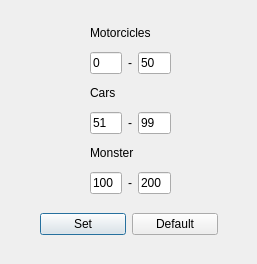
<?xml version="1.0" encoding="UTF-8"?>
<ui version="4.0">
 <class>CatParam</class>
 <widget class="QDialog" name="CatParam">
  <property name="geometry">
   <rect>
    <x>0</x>
    <y>0</y>
    <width>257</width>
    <height>264</height>
   </rect>
  </property>
  <property name="windowTitle">
   <string>Set Parameters</string>
  </property>
  <widget class="QWidget" name="layoutWidget">
   <property name="geometry">
    <rect>
     <x>40</x>
     <y>210</y>
     <width>178</width>
     <height>29</height>
    </rect>
   </property>
   <layout class="QHBoxLayout" name="horizontalLayout_5">
    <item>
     <widget class="QPushButton" name="btnSet">
      <property name="text">
       <string>Set</string>
      </property>
     </widget>
    </item>
    <item>
     <widget class="QPushButton" name="btnDefault">
      <property name="text">
       <string>Default</string>
      </property>
     </widget>
    </item>
   </layout>
  </widget>
  <widget class="QWidget" name="layoutWidget_2">
   <property name="geometry">
    <rect>
     <x>90</x>
     <y>20</y>
     <width>81</width>
     <height>54</height>
    </rect>
   </property>
   <layout class="QVBoxLayout" name="verticalLayout">
    <item>
     <widget class="QLabel" name="label_2">
      <property name="text">
       <string>Motorcicles</string>
      </property>
     </widget>
    </item>
    <item>
     <layout class="QHBoxLayout" name="horizontalLayout">
      <item>
       <widget class="QLineEdit" name="lineEdit_4">
        <property name="text">
         <string>0</string>
        </property>
       </widget>
      </item>
      <item>
       <widget class="QLabel" name="label">
        <property name="text">
         <string>-</string>
        </property>
       </widget>
      </item>
      <item>
       <widget class="QLineEdit" name="lineEdit">
        <property name="text">
         <string>50</string>
        </property>
       </widget>
      </item>
     </layout>
    </item>
   </layout>
  </widget>
  <widget class="QWidget" name="layoutWidget_3">
   <property name="geometry">
    <rect>
     <x>90</x>
     <y>80</y>
     <width>81</width>
     <height>54</height>
    </rect>
   </property>
   <layout class="QVBoxLayout" name="verticalLayout_3">
    <item>
     <widget class="QLabel" name="label_4">
      <property name="text">
       <string>Cars</string>
      </property>
     </widget>
    </item>
    <item>
     <layout class="QHBoxLayout" name="horizontalLayout_3">
      <item>
       <widget class="QLineEdit" name="lineEdit_6">
        <property name="text">
         <string>51</string>
        </property>
       </widget>
      </item>
      <item>
       <widget class="QLabel" name="label_6">
        <property name="text">
         <string>-</string>
        </property>
       </widget>
      </item>
      <item>
       <widget class="QLineEdit" name="lineEdit_3">
        <property name="text">
         <string>99</string>
        </property>
       </widget>
      </item>
     </layout>
    </item>
   </layout>
  </widget>
  <widget class="QWidget" name="layoutWidget_4">
   <property name="geometry">
    <rect>
     <x>90</x>
     <y>140</y>
     <width>81</width>
     <height>54</height>
    </rect>
   </property>
   <layout class="QVBoxLayout" name="verticalLayout_4">
    <item>
     <widget class="QLabel" name="label_5">
      <property name="text">
       <string>Monster</string>
      </property>
     </widget>
    </item>
    <item>
     <layout class="QHBoxLayout" name="horizontalLayout_4">
      <item>
       <widget class="QLineEdit" name="lineEdit_7">
        <property name="text">
         <string>100</string>
        </property>
       </widget>
      </item>
      <item>
       <widget class="QLabel" name="label_7">
        <property name="text">
         <string>-</string>
        </property>
       </widget>
      </item>
      <item>
       <widget class="QLineEdit" name="lineEdit_8">
        <property name="text">
         <string>200</string>
        </property>
       </widget>
      </item>
     </layout>
    </item>
   </layout>
  </widget>
 </widget>
 <resources/>
 <connections/>
</ui>
